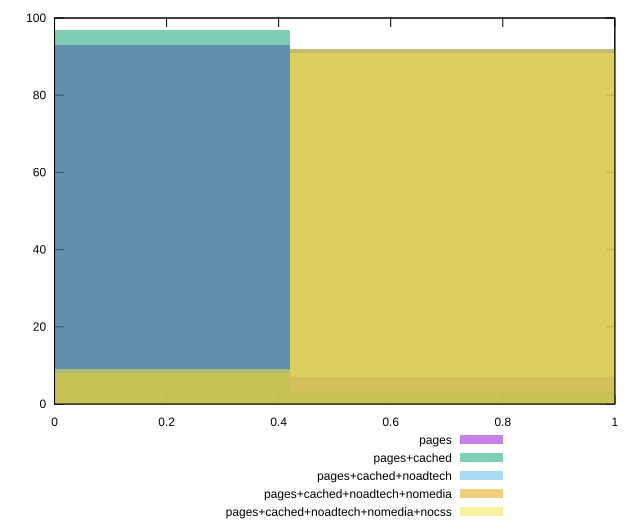

Here is the gnuplot script that generated this plot:
reset

$pages <<EOF
0 93
0.8413585664352023 7
EOF

$pagesCached <<EOF
0 97
0.8413585664352023 3
EOF

$pagesCachedNoadtech <<EOF
0.8413585664352023 92
0 8
EOF

$pagesCachedNoadtechNomedia <<EOF
0.8413585664352023 92
0 8
EOF

$pagesCachedNoadtechNomediaNocss <<EOF
0.8413585664352023 91
0 9
EOF

set key outside below
set boxwidth 0.8413585664352023
set xrange [0:1]
set yrange [0:100]
set trange [0:100]
set style fill transparent solid 0.5 noborder
set terminal svg size 640, 530 enhanced background rgb 'white'
set output "report_00013_2021-02-09T12-04-24.940Z/total-blocking-time/comparison/histogram/all_score.svg"

plot $pages title "pages" with boxes, \
     $pagesCached title "pages+cached" with boxes, \
     $pagesCachedNoadtech title "pages+cached+noadtech" with boxes, \
     $pagesCachedNoadtechNomedia title "pages+cached+noadtech+nomedia" with boxes, \
     $pagesCachedNoadtechNomediaNocss title "pages+cached+noadtech+nomedia+nocss" with boxes

reset
